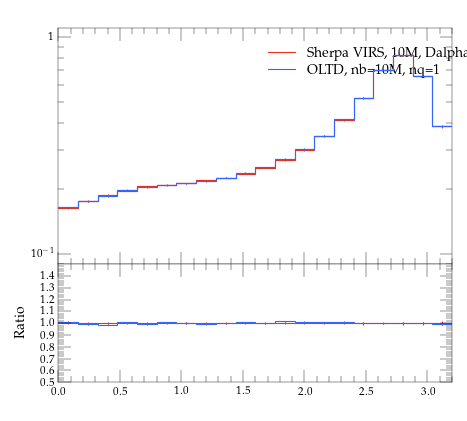

Write Python code to recreate this figure.
#! /usr/bin/env python

# This Python script was auto-generated using YODA v2.0.0.
# Analysis object: /evtb/cutEg_tjg_dphi
# Timestamp: 16-04-2024 (10:05:22)

import matplotlib as mpl
import matplotlib.pyplot as plt
mpl.use('Agg') # comment out for interactive use
import os
import numpy as np

plotDir = os.path.split(os.path.realpath(__file__))[0]
if 'YODA_USER_PLOT_PATH' in globals():
    plot_outdir = globals()['YODA_USER_PLOT_PATH']
else:
    plot_outdir = plotDir

#plot style
plt.style.use(os.path.join(plotDir, '../default.mplstyle'))
# plot metadata
figW, figH = plt.rcParams['figure.figsize']
ax_xLabel = r''
ax_yLabel = r''
ax_title  = r''
ax_xScale = 'linear'
ax_yScale = 'log'
xLims = (0.0, 3.2)
yLims = (0.09000000000000001, 1.1)

# TeX-friendly labels for the legend
labels = [ r"Sherpa VIRS, 10M, Dalpha=0.01", r"OLTD, nb=10M, nq=1" ]

# Create figure and axis objects
fig, (ax, ratio0_ax) = plt.subplots(2, 1, sharex=True,
                  figsize=(figW,figH), gridspec_kw={'height_ratios': (2, 1)})
ratio0_ax.yaxis.set_major_locator(mpl.ticker.MultipleLocator(0.1))
ratio0_ax.set_ylim(0.5, 1.4999)
ratio0_ax.set_ylabel('Ratio')

# LineColor map: curve index -> color
linecolors = {0: '#EE3311', 1: '#3366FF'}
# the numerical data is stored in a separate file
dataf = dict()
prefix = os.path.split(__file__)[0]
if prefix:    prefix = prefix + '/'
exec(open(prefix+'cutEg_tjg_dphi__data.py').read(), dataf)


legend_handles = [] # keep track of handles for the legend

# style options for curves
# starts at zorder>=5 to draw curve on top of legend
styles = {
  'curve0': {
    'color' : linecolors[0],
    'linestyle' : '-',
    'marker' : 'o',
    'zorder' : 5,
    'histstyle' : True,
  },
  'curve1': {
    'color' : linecolors[1],
    'linestyle' : '-',
    'marker' : 'o',
    'zorder' : 6,
    'histstyle' : True,
  },
}
# curve from input yoda files in main panel
for label in dataf['yvals'].keys():
    if all(np.isnan(v) for v in dataf['yvals'][label]):
        continue
    tmp = None
    if styles[label]['histstyle']: # draw as histogram
        tmp, = ax.plot(dataf['xedges'], dataf['yedges'][label],
                       color=styles[label]['color'],
                       linestyle=styles[label]['linestyle'],
                       drawstyle='steps-pre', solid_joinstyle='miter',
                       zorder=styles[label]['zorder'], label=label)
        ax.errorbar(dataf['xpoints'], dataf['yvals'][label], color=styles[label]['color'],
                    xerr=dataf['xerrs'], yerr=[dataf['ydowns'][label], dataf['yups'][label]],
                    linestyle='none', zorder=styles[label]['zorder'])
    else: # draw as scatter
        tmp = ax.errorbar(dataf['xpoints'], dataf['yvals'][label],
                          xerr=dataf['xerrs'],
                          yerr=[ dataf['ydowns'][label],
                          dataf['yups'][label] ],
                          fmt=styles[label]['marker'],
                          ecolor=styles[label]['color'],
                          color=styles[label]['color'], zorder=2)
        tmp[-1][0].set_linestyle(styles[label]['linestyle'])
    legend_handles += [tmp]
    for varLabel in dataf['variation_yvals'].keys():
        if varLabel.startswith(label):
            tmp, = ax.plot(dataf['xedges'], dataf['variation_yvals'][varLabel],
                           color=styles[label]['color'],
                           linestyle=styles[label]['linestyle'],
                           drawstyle='steps-pre', solid_joinstyle='miter',
                           zorder=styles[label]['zorder'], alpha=0.5)


# plots on ratio panel
# curve from input yoda files in ratio panel
for label, yvals in dataf['ratio0_yvals'].items():
    if all(np.isnan(v) for v in yvals):
        continue
    if styles[label]['histstyle']: # plot as histogram
        ratio0_ax.plot(dataf['xedges'], yvals,
                       color=styles[label]['color'],
                       linestyle=styles[label]['linestyle'],
                       drawstyle='steps-pre', zorder=1,
                       solid_joinstyle='miter')
        ratio0_ax.vlines(dataf['xpoints'],
                         dataf['ratio0_ymin'][label],
                         dataf['ratio0_ymax'][label],
                         color=styles[label]['color'], zorder=1)
    else: # plot as scatter
        tmp = ratio0_ax.errorbar(dataf['xpoints'],
                                 yvals, xerr=dataf['xerrs'],
                                 yerr=dataf['ratio0_yerrs'][label],
                                 fmt=styles[label]['marker'],
                                 ecolor=styles[label]['color'],
                                 color=styles[label]['color'])
        tmp[-1][0].set_linestyle(styles[label]['linestyle'])

    for varlabel in dataf['ratio0_variation_vals'].keys():
        if varlabel.startswith(label):
            ratio0_ax.plot(dataf['xedges'],
                            dataf['ratio0_variation_vals'][varlabel],
                            color=styles[label]['color'],
                            linestyle=styles[label]['linestyle'],
                            drawstyle='steps-pre', solid_joinstyle='miter',
                            zorder=1, alpha=0.5)

legend_pos = (0.5, 0.97)
ax.legend(legend_handles, labels, loc='upper left', bbox_to_anchor=legend_pos)

# set plot metadata as defined above
ratio0_ax.set_xlabel(ax_xLabel)
ratio0_ax.xaxis.set_label_coords(1., -.15)
ax.set_ylabel(ax_yLabel, loc='top')
ax.set_title(ax_title, loc='left')
ax.set_xscale(ax_xScale)
ax.set_yscale(ax_yScale)
ax.set_xlim(xLims)
ax.set_ylim(yLims)

# tick formatting
plt.rcParams['xtick.top'] = True
plt.rcParams['ytick.right'] = True
ax.yaxis.set_major_locator(mpl.ticker.LogLocator(base=10.0, numticks=np.inf))
ax.yaxis.set_minor_locator(mpl.ticker.LogLocator(
                           base=10.0, subs=np.arange(0.1, 1, 0.1), numticks=np.inf))
fig.align_ylabels((ax, ratio0_ax))
plt.savefig(os.path.join(plot_outdir, 'cutEg_tjg_dphi.pdf'), format='PDF')
plt.savefig(os.path.join(plot_outdir, 'cutEg_tjg_dphi.png'), format='PNG')

plt.close(fig)
